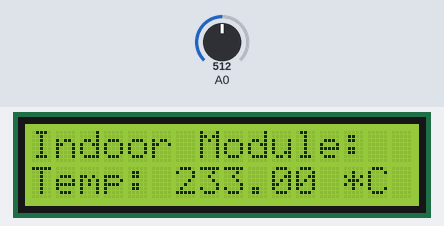
Bench run of a sketch on a simulated Arduino Mega 2560, built with avr-gcc and run on an emulated ATmega2560. On the bench: 16×2 character LCD. Inputs (shaded band) come from the test bench; at power-on: A0 = 512.

Above: at 1.6 s.
1.7 s: A0 set to 716
At 3.7 s:
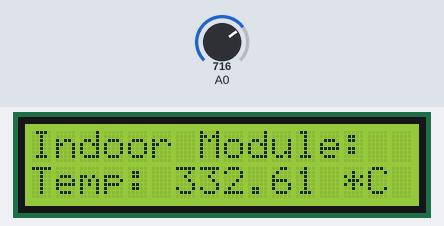
4.5 s: A0 set to 900
At 6.7 s:
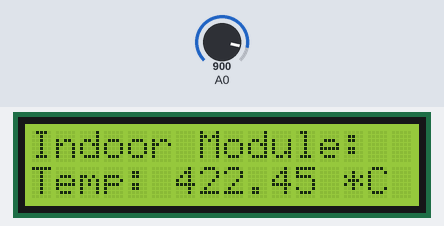
7.6 s: A0 set to 1023
At 9.8 s:
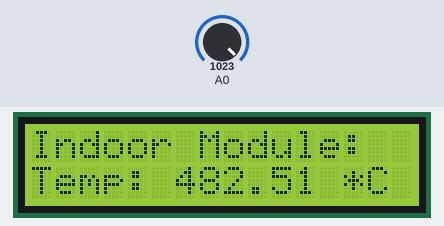
Timing chart, 0 to 11.3 s (numbered marks = the images above; inputs shaded):
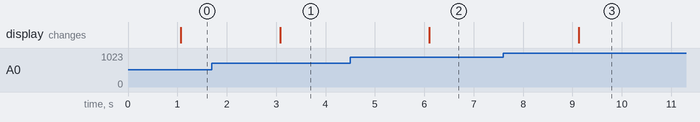

Measured:
- after the input at 1.7 s, the display: changes after 1.4 s (image 1)
- after the input at 4.5 s, the display: changes after 1.6 s (image 2)
- after the input at 7.6 s, the display: changes after 1.5 s (image 3)

The sketch:

indoor_module.ino
```cpp
#include <SimpleDHT.h>
#include <LiquidCrystal.h>

int pinDHT11 = 53;
SimpleDHT11 dht11(pinDHT11);

const int rs = 12, en = 11, d4 = 5, d5 = 4, d6 = 3, d7 = 2;
static bool module = true;
LiquidCrystal lcd(rs, en, d4, d5, d6, d7);
static String incoming = "Connecting...";

void setup() {
  Serial.begin(115200);
  lcd.begin(16, 2);
  attachInterrupt(digitalPinToInterrupt(22), switch_module, RISING);
  //waiting for a communication link to establish with the NodeMCU
  while(!Serial){
    Serial.println("Serial...");
  }
}

void loop() {
 lcd.setCursor(0, 0);
 double temp = analogRead(A0);
 //reading analog temp from the sensor
 temp = (temp/1024.0)*5000;
 temp = (temp/10) - 17;
 delay(1000);
  //displays indoor data
  if (module == true) {
    lcd.clear();
    lcd.print("Indoor Module: ");
    lcd.setCursor(0, 1);
    lcd.print("Temp: ");
    lcd.print(temp);
    lcd.print(" *C");
  }
  //displays outdoor data
  if (module == false) {
    if(Serial.available()){
      incoming = Serial.readString();
    }
    lcd.clear();
    lcd.setCursor(0,0);
    lcd.print("Outdoor Data");
    lcd.setCursor(0, 1);
    lcd.print(incoming);
  }

}
//switch module with button press
void switch_module() {
  Serial.print("button pressed");
  module = !module;
}
```
